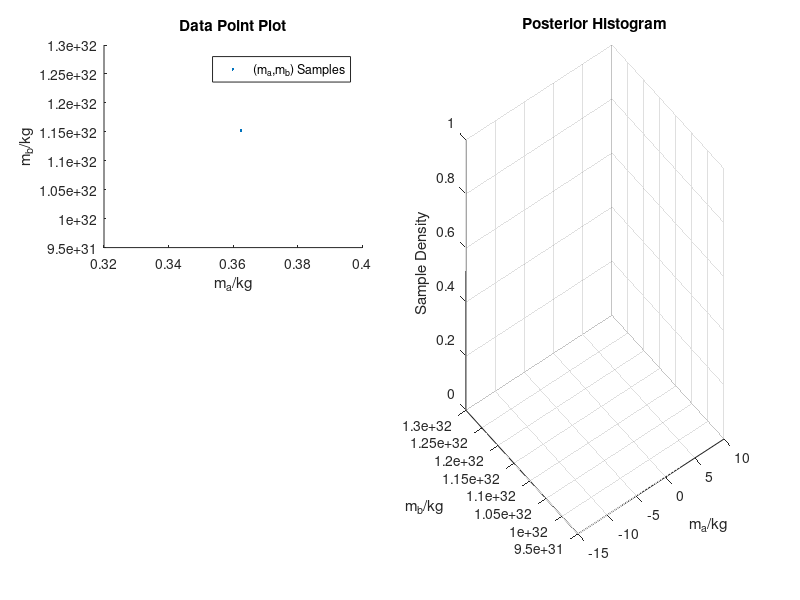

Source code (MATLAB): (Note: this script raises an error after producing the figure.)
%Loads the data from the text file into the workspace
fid=fopen('2DMonte.txt');

%Extracts the data from the file.
MaMb = fscanf(fid,'%g,%g\n',[2 Inf]);
MaMb = MaMb';
Ma = MaMb(:,1);
Mb = MaMb(:,2);

%Makes a figure featuring an (ma,mb) scatter and a histogram.
%Also now features a nice colourmap.
%It only really looks good when you maximise the plot window.
%This first block makes the scatter.
subplot(2,2,1)
samp = scatter(Ma,Mb,'.');
xlabel('m_a/kg')
ylabel('m_b/kg')
title('Data Point Plot')
hold on
legend([samp],{'(m_a,m_b) Samples'})
%daspect([1 1 1])
hold off;

%This makes the histogram.
subplot(2,2,[2,4])
hist3(MaMb,[20 20])
xlabel('m_a/kg')
ylabel('m_b/kg')
zlabel('Sample Density')
title('Posterior Histogram')
set(get(gca,'child'),'FaceColor','interp','CDataMode','auto')

%This extracts some data from the histogram. n is the number of counts per
%bin and C is the mass value of the bin centers. M is the number of counts
%of the highest bin in each column of n, and I is the index of each of said
%bins within its column of n. N is then the number of counts in the 
%absolute highest bin, and Imb is its index (ie. which column of n it lies 
%in). Ima is then the row in which it lies.
subplot(2,2,3)
[n,C] = hist3(MaMb,[20 20]);
[M,I] = max(n);
[N,Imb] = max(M);
Ima = I(Imb);

%Finds the (m1,m2) combination of the highest histogram bar.
maMax = C{1}(Ima);
mbMax = C{2}(Imb);
DispmaMax = sprintf('The best value of m_a is %e kg',maMax);
DispmbMax = sprintf('The best value of m_b is %e kg',mbMax);
disp(DispmaMax);
disp(DispmbMax);

%This plots the density of the histogram as a flat colourmap.
n1 = n';
n1(size(n,1) + 1, size(n,2) + 1) = 0;
xb = linspace(min(Ma),max(Ma),size(n,1)+1);
yb = linspace(min(Mb),max(Mb),size(n,1)+1);
h = pcolor(xb,yb,n1);
h.ZData = ones(size(n1)) * -max(max(n));
colormap(hsv)
hold on
xlabel('m_a/kg')
ylabel('m_b/kg')
title('Histogram Density Plot')

fclose(fid);

%Some of the code is lifted from the MATLAB documentation on hist3
